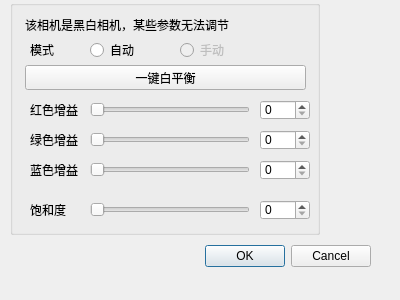
<?xml version="1.0" encoding="UTF-8"?>
<ui version="4.0">
 <class>WhiteBalanceDialog</class>
 <widget class="QDialog" name="WhiteBalanceDialog">
  <property name="geometry">
   <rect>
    <x>0</x>
    <y>0</y>
    <width>400</width>
    <height>300</height>
   </rect>
  </property>
  <property name="windowTitle">
   <string>Dialog</string>
  </property>
  <widget class="QDialogButtonBox" name="buttonBox">
   <property name="geometry">
    <rect>
     <x>30</x>
     <y>240</y>
     <width>341</width>
     <height>32</height>
    </rect>
   </property>
   <property name="orientation">
    <enum>Qt::Horizontal</enum>
   </property>
   <property name="standardButtons">
    <set>QDialogButtonBox::Cancel|QDialogButtonBox::Ok</set>
   </property>
  </widget>
  <widget class="QGroupBox" name="groupBox_3">
   <property name="geometry">
    <rect>
     <x>10</x>
     <y>0</y>
     <width>310</width>
     <height>235</height>
    </rect>
   </property>
   <property name="title">
    <string/>
   </property>
   <widget class="QLabel" name="label_7">
    <property name="geometry">
     <rect>
      <x>15</x>
      <y>15</y>
      <width>290</width>
      <height>20</height>
     </rect>
    </property>
    <property name="text">
     <string>该相机是黑白相机，某些参数无法调节</string>
    </property>
   </widget>
   <widget class="QLabel" name="label_8">
    <property name="geometry">
     <rect>
      <x>20</x>
      <y>40</y>
      <width>60</width>
      <height>20</height>
     </rect>
    </property>
    <property name="text">
     <string>模式</string>
    </property>
   </widget>
   <widget class="QRadioButton" name="radioButton_AWB_auto">
    <property name="geometry">
     <rect>
      <x>80</x>
      <y>40</y>
      <width>60</width>
      <height>20</height>
     </rect>
    </property>
    <property name="text">
     <string>自动</string>
    </property>
   </widget>
   <widget class="QRadioButton" name="radioButton_13">
    <property name="enabled">
     <bool>false</bool>
    </property>
    <property name="geometry">
     <rect>
      <x>170</x>
      <y>40</y>
      <width>60</width>
      <height>20</height>
     </rect>
    </property>
    <property name="text">
     <string>手动</string>
    </property>
   </widget>
   <widget class="QPushButton" name="AWB_once_button">
    <property name="geometry">
     <rect>
      <x>15</x>
      <y>65</y>
      <width>281</width>
      <height>25</height>
     </rect>
    </property>
    <property name="text">
     <string>一键白平衡</string>
    </property>
   </widget>
   <widget class="QLabel" name="label_9">
    <property name="geometry">
     <rect>
      <x>20</x>
      <y>100</y>
      <width>60</width>
      <height>20</height>
     </rect>
    </property>
    <property name="text">
     <string>红色增益</string>
    </property>
   </widget>
   <widget class="QLabel" name="label_10">
    <property name="geometry">
     <rect>
      <x>20</x>
      <y>130</y>
      <width>60</width>
      <height>20</height>
     </rect>
    </property>
    <property name="text">
     <string>绿色增益</string>
    </property>
   </widget>
   <widget class="QSlider" name="horizontalSlider_gain_r">
    <property name="geometry">
     <rect>
      <x>80</x>
      <y>100</y>
      <width>160</width>
      <height>20</height>
     </rect>
    </property>
    <property name="maximum">
     <number>400</number>
    </property>
    <property name="pageStep">
     <number>10</number>
    </property>
    <property name="orientation">
     <enum>Qt::Horizontal</enum>
    </property>
   </widget>
   <widget class="QSpinBox" name="spinBox_gain_r">
    <property name="geometry">
     <rect>
      <x>250</x>
      <y>100</y>
      <width>50</width>
      <height>20</height>
     </rect>
    </property>
    <property name="maximum">
     <number>400</number>
    </property>
   </widget>
   <widget class="QSlider" name="horizontalSlider_gain_g">
    <property name="geometry">
     <rect>
      <x>80</x>
      <y>130</y>
      <width>160</width>
      <height>20</height>
     </rect>
    </property>
    <property name="maximum">
     <number>400</number>
    </property>
    <property name="orientation">
     <enum>Qt::Horizontal</enum>
    </property>
   </widget>
   <widget class="QSpinBox" name="spinBox_gain_g">
    <property name="geometry">
     <rect>
      <x>250</x>
      <y>130</y>
      <width>50</width>
      <height>20</height>
     </rect>
    </property>
    <property name="maximum">
     <number>400</number>
    </property>
   </widget>
   <widget class="QLabel" name="label_11">
    <property name="geometry">
     <rect>
      <x>20</x>
      <y>160</y>
      <width>60</width>
      <height>20</height>
     </rect>
    </property>
    <property name="text">
     <string>蓝色增益</string>
    </property>
   </widget>
   <widget class="QSlider" name="horizontalSlider_gain_b">
    <property name="geometry">
     <rect>
      <x>80</x>
      <y>160</y>
      <width>160</width>
      <height>20</height>
     </rect>
    </property>
    <property name="maximum">
     <number>400</number>
    </property>
    <property name="orientation">
     <enum>Qt::Horizontal</enum>
    </property>
   </widget>
   <widget class="QSpinBox" name="spinBox_gain_b">
    <property name="geometry">
     <rect>
      <x>250</x>
      <y>160</y>
      <width>50</width>
      <height>20</height>
     </rect>
    </property>
    <property name="maximum">
     <number>400</number>
    </property>
   </widget>
   <widget class="QLabel" name="label_12">
    <property name="geometry">
     <rect>
      <x>20</x>
      <y>200</y>
      <width>60</width>
      <height>20</height>
     </rect>
    </property>
    <property name="text">
     <string>饱和度</string>
    </property>
   </widget>
   <widget class="QSlider" name="horizontalSlider_saturation">
    <property name="geometry">
     <rect>
      <x>80</x>
      <y>200</y>
      <width>160</width>
      <height>20</height>
     </rect>
    </property>
    <property name="maximum">
     <number>200</number>
    </property>
    <property name="orientation">
     <enum>Qt::Horizontal</enum>
    </property>
   </widget>
   <widget class="QSpinBox" name="spinBox_saturation">
    <property name="geometry">
     <rect>
      <x>250</x>
      <y>200</y>
      <width>50</width>
      <height>20</height>
     </rect>
    </property>
    <property name="maximum">
     <number>200</number>
    </property>
   </widget>
  </widget>
 </widget>
 <resources/>
 <connections>
  <connection>
   <sender>buttonBox</sender>
   <signal>accepted()</signal>
   <receiver>WhiteBalanceDialog</receiver>
   <slot>accept()</slot>
   <hints>
    <hint type="sourcelabel">
     <x>248</x>
     <y>254</y>
    </hint>
    <hint type="destinationlabel">
     <x>157</x>
     <y>274</y>
    </hint>
   </hints>
  </connection>
  <connection>
   <sender>buttonBox</sender>
   <signal>rejected()</signal>
   <receiver>WhiteBalanceDialog</receiver>
   <slot>reject()</slot>
   <hints>
    <hint type="sourcelabel">
     <x>316</x>
     <y>260</y>
    </hint>
    <hint type="destinationlabel">
     <x>286</x>
     <y>274</y>
    </hint>
   </hints>
  </connection>
 </connections>
</ui>
